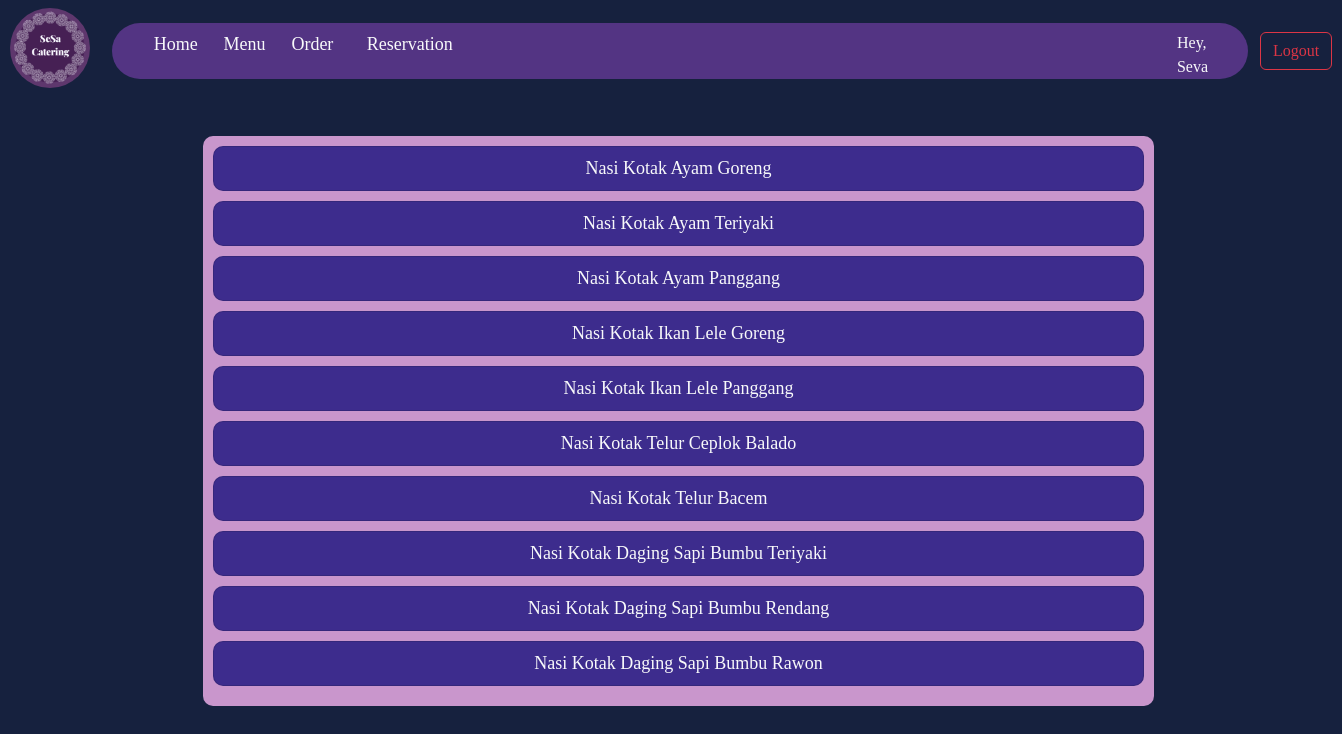
Screenshot of /Final-Project-S3/orderPage.php (signed in) with the database file from the repository.
### tables this page shows
CREATE TABLE `menu` (
  `nama_menu` varchar(50) NOT NULL,
  `id_menu` int(11) NOT NULL,
  `id_lauk` int(11) NOT NULL,
  `harga` int(11) NOT NULL,
  `desk_menu1` text NOT NULL,
  `desk_menu2` text NOT NULL
);

### Final-Project-S3/orderPage.php (the view, shortened to what this page needs)
<!DOCTYPE html>
<html lang="en">
<head>
    <link rel="stylesheet" href="style.css?v=<?php echo time(); ?>">
    <link href="https://cdn.jsdelivr.net/npm/bootstrap@5.2.2/dist/css/bootstrap.min.css" rel="stylesheet">
</head>
<body style="background-color:  rgb(22, 33, 62); font-family: serif;">
    <nav class="navbar navbar-expand-lg">
        <a href="homePage.php"><img src="assets/SeSa Catering.png" alt="logo SeSa.png" style="height: 80px; width: 80px; border-radius: 50%; margin-left: 10px;"></a>
        <div class="container-fluid">
            <div class="collapse navbar-collapse" id="navbarNav">
                <ul class="navbar-nav" style="margin-left: 10px; margin-top: 5px; background-color: rgb(83, 52, 131); border-radius: 40px;">
                    <li class="nav-item">
                        <a class="nav-link active text-light" style=" margin-left: 25px; margin-right: 10px; font-size: large;" aria-current="page" href="homePage.php">
                            <iconify-icon icon="material-symbols:home" inline style="color: white; margin-left: 20%" width="20" height="20"></iconify-icon>Home
                        </a>
                    </li>
                    <li class="nav-item">
                        <a class="nav-link active text-light" style=" margin-right: 10px; font-size: large;" aria-current="page" href="menuPage.php">
                            <iconify-icon icon="ic:baseline-menu-book" inline style="color: white; margin-left: 20%" width="20" height="20"></iconify-icon>Menu
                        </a>
                    </li>
                    <li class="nav-item">
                        <a class="nav-link text-light" style="font-size: large;" href="orderPage.php">
                            <iconify-icon inline icon="tabler:cup" style="color: white; margin-left: 20%" width="20" height="20"></iconify-icon>Order
                        </a>
                    </li>
                    <li class="nav-item">
                        <a class="nav-link text-light" style=" margin-right: 740px; font-size: large;" href="reservationPage.php">
                            <iconify-icon inline icon="icon-park-outline:transaction-order" style="color: white; margin-left: 30%" width="20" height="20"></iconify-icon>Reservation
                        </a>
                    </li>
                    <li class="nav-item text-light" style="margin-right: 40px; margin-top: 8px; margin-left: 2px; ">
                        <?php
                        $username = $_SESSION['username'];
                        ?>
                        Hey, <?= $username ?>
                    </li>
                </ul>
            </div>
        </div>
        <a href="logoutProcess.php" style="margin-right: 20px; margin-top: 5px;">
            <button type="button" class="btn btn-outline-danger">Logout</button>
        </a>
    </nav>
    <div class="container">
        <div class="containerBackground2 text-center" style=" margin-left: 90px; background-color: rgb(201, 150, 204); padding: 10px;">
            <?php
            include('connect.php');
            $sql    = "SELECT * FROM menu";
            $query    = mysqli_query($koneksi, $sql);
            while ($data = mysqli_fetch_array($query)) {
            ?>
                <div class="list-group">
                    <div>
                        <a href="orderForm.php?id_menu=<?= $data['id_menu'] ?>" class="list-group-item list-group-item-action text-light" style="background-color:rgb(61, 44, 141); border-radius: 10px; margin-bottom:10px;"><?= $data['nama_menu']; ?></a>
                    </div>
                </div>
            <?php } ?>
        </div>
    </div>
</body>
</html>

### Final-Project-S3/style.css (style rules this page uses)
.containerBackground2 { font-size: large; margin-top: 40px; background-color: rgb(219, 200, 172); margin-right: 75px; border-radius: 10px; }

### rows the page displays
menu: nama_menu "Nasi Kotak Ayam Goreng"
menu: nama_menu "Nasi Kotak Ayam Teriyaki"
menu: nama_menu "Nasi Kotak Ayam Panggang"
menu: nama_menu "Nasi Kotak Ikan Lele Goreng"
menu: nama_menu "Nasi Kotak Ikan Lele Panggang"
menu: nama_menu "Nasi Kotak Telur Ceplok Balado"
menu: nama_menu "Nasi Kotak Telur Bacem"
menu: nama_menu "Nasi Kotak Daging Sapi Bumbu Teriyaki"
menu: nama_menu "Nasi Kotak Daging Sapi Bumbu Rendang"
menu: nama_menu "Nasi Kotak Daging Sapi Bumbu Rawon"

### other values shown
$username "Seva"
